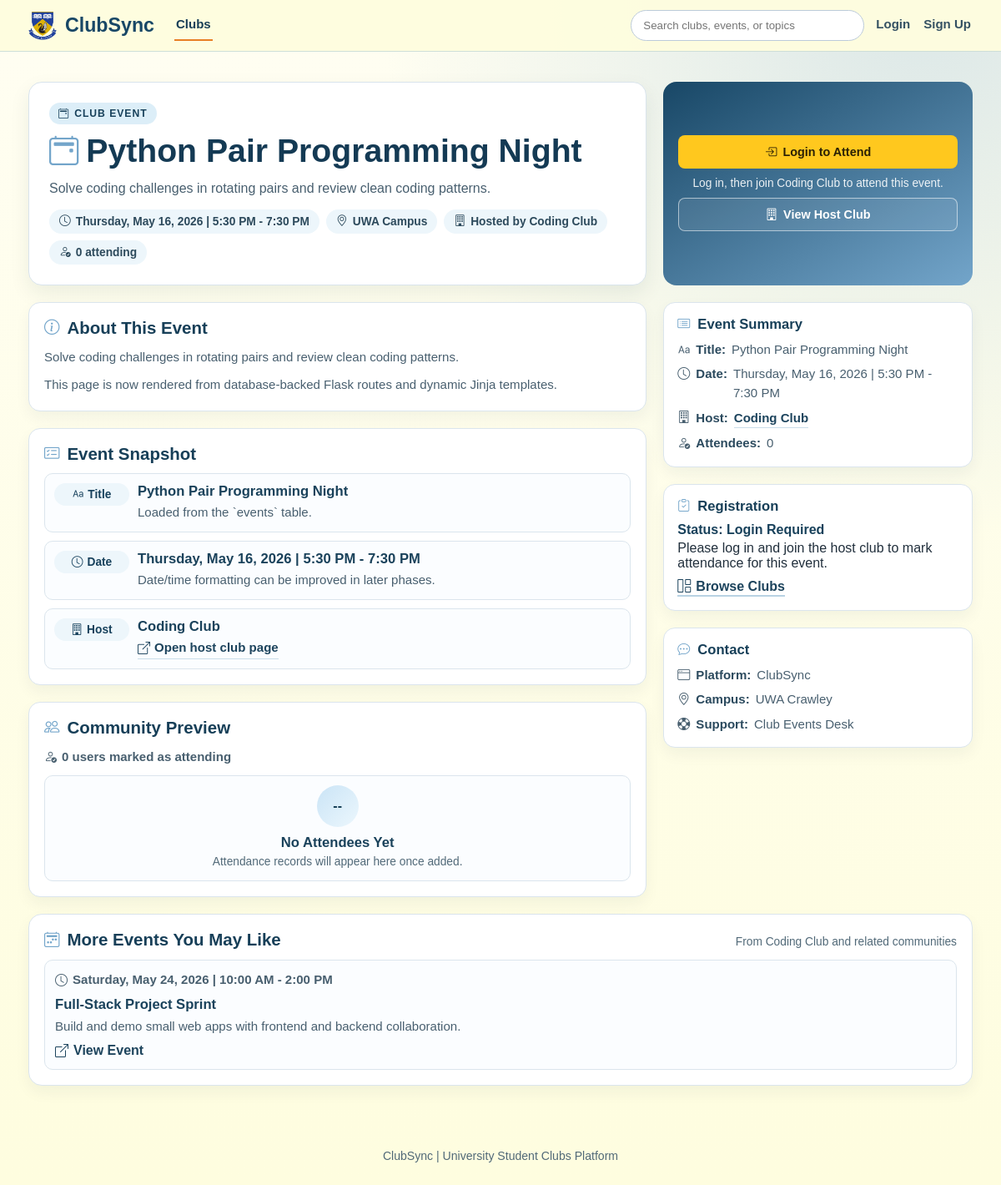
/events/4, run on an earlier commit of the app's database.
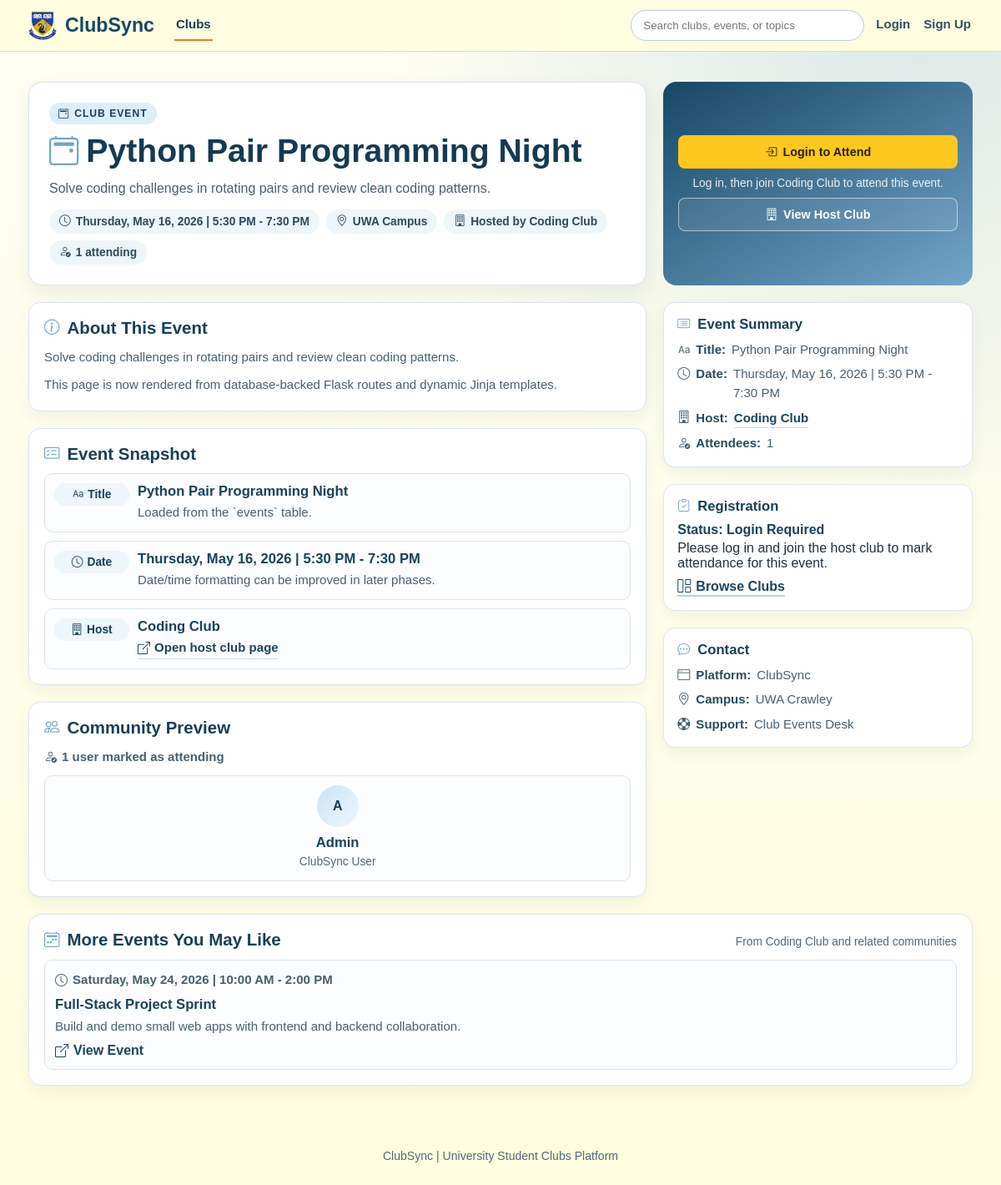
And on a later commit of the database.
### models/event.py (models this page shows)
class Event(db.Model):
    __tablename__ = "events"
    id = db.Column(db.Integer, primary_key=True)
    club_id = db.Column(db.Integer, db.ForeignKey("clubs.id"), nullable=False)
    title = db.Column(db.String(150), nullable=False)
    date = db.Column(db.String(50), nullable=False)
    description = db.Column(db.Text)
    attendances = db.relationship("Attendance", backref="event", cascade="all, delete")

### models/user.py (models this page shows)
class User(db.Model):
    __tablename__ = "users"
    id = db.Column(db.Integer, primary_key=True)
    name = db.Column(db.String(100), nullable=False)
    email = db.Column(db.String(120), unique=True, nullable=False)
    password_hash = db.Column(db.String(255), nullable=False)
    is_admin = db.Column(db.Boolean, default=False, nullable=False)
    memberships = db.relationship("Membership", backref="user", cascade="all, delete")
    attendances = db.relationship("Attendance", backref="user", cascade="all, delete")

### routes/clubs.py (the view, shortened to what this page needs)
@clubs_bp.route("/events/<int:event_id>")
def event_details(event_id):
    event = Event.query.get_or_404(event_id)
    attendees = sorted(
        (
            attendance.user
            for attendance in event.attendances
            if attendance.user is not None
        ),
        key=lambda user: user.name.lower(),
    )
    related_events = (
        Event.query.filter(Event.club_id == event.club_id, Event.id != event.id)
        .order_by(Event.id.asc())
        .limit(3)
        .all()
    )
    is_attending = False
    is_club_member = False
    current_user = _get_current_user()
    return render_template(
        "event.html",
        event=event,
        club=event.club,
        attendee_count=len(event.attendances),
        attendees=attendees,
        related_events=related_events,
        is_attending=is_attending,
        is_club_member=is_club_member,
    )

### app.py (called while the page is built)
@app.context_processor
def inject_navbar_access():
    user_id = session.get("user_id")
    user_is_admin = False
    if user_id:
        user = db.session.get(User, user_id)
        user_is_admin = bool(user and user.is_admin)
    return {
        "navbar_can_access_admin": bool(
            session.get("admin_logged_in") or user_is_admin
        )
    }

### routes/clubs.py (called while the page is built, shortened)
def _get_current_user():
    user_id = session.get("user_id")
    if not user_id:
        return None

### templates/event.html (shortened to what the changed rows need)
<!DOCTYPE html>
<html lang="en">
<head>
    <link rel="stylesheet" href="{{ url_for('static', filename='css/styles.css') }}">
    <link rel="stylesheet" href="https://cdn.jsdelivr.net/npm/bootstrap-icons@1.11.3/font/bootstrap-icons.min.css">
    <link rel="stylesheet" href="{{ url_for('static', filename='css/alerts.css') }}">
    <link rel="stylesheet" href="{{ url_for('static', filename='css/event.css') }}">
</head>
<body class="clubs-page event-page">
{% set active_page = 'event' %}
<main class="event-main">
    {% if event %}
        <section class="event-hero">
            <div class="event-hero-main">
                <p class="event-hero-type"><i class="bi bi-calendar2-event" aria-hidden="true"></i>Club Event</p>
                <h1><i class="bi bi-calendar2-event" aria-hidden="true"></i>{{ event.title }}</h1>
                <p class="event-hero-summary">
                    {{ event.description if event.description else 'This event does not have a description yet.' }}
                </p>
                <div class="event-hero-meta">
                    <span><i class="bi bi-clock" aria-hidden="true"></i>{{ event.date }}</span>
                    <span><i class="bi bi-geo-alt" aria-hidden="true"></i>UWA Campus</span>
                    {% if club %}
                        <a href="{{ url_for('clubs.club_details', club_id=club.id) }}" class="event-meta-link"><i class="bi bi-building" aria-hidden="true"></i>Hosted by {{ club.name }}</a>
                    {% endif %}
                    <span><i class="bi bi-person-check" aria-hidden="true"></i>{{ attendee_count }} attending</span>
                </div>
            </div>
            <div class="event-hero-actions">
                {% if session.get('user_id') %}
                    {% if is_attending %}
                        <form method="POST" action="{{ url_for('clubs.unattend_event', event_id=event.id) }}">
                            <input type="hidden" name="csrf_token" value="{{ csrf_token() }}">
                            <input type="hidden" name="next" value="{{ request.path }}">
                            <button type="submit" class="event-danger-action"><i class="bi bi-x-circle" aria-hidden="true"></i>Cancel Attendance</button>
                        </form>
                        <p class="event-action-note">You are currently marked as attending this event.</p>
                    {% elif is_club_member %}
                        <form method="POST" action="{{ url_for('clubs.attend_event', event_id=event.id) }}">
                            <input type="hidden" name="csrf_token" value="{{ csrf_token() }}">
                            <input type="hidden" name="next" value="{{ request.path }}">
                            <button type="submit" class="event-primary-action"><i class="bi bi-calendar-check" aria-hidden="true"></i>Attend Event</button>
                        </form>
                        <p class="event-action-note">Mark attendance to appear in the attendee list.</p>
                    {% elif club %}
                        <a href="{{ url_for('clubs.club_details', club_id=club.id) }}" class="event-primary-action"><i class="bi bi-person-plus" aria-hidden="true"></i>Join Club to Attend</a>
                        <p class="event-action-note">You need to join {{ club.name }} before attending this event.</p>
                    {% else %}
                        <p class="event-action-note">Joining the host club is required before attendance can be marked.</p>
                    {% endif %}
                {% else %}
                    <a href="{{ url_for('auth.login') }}" class="event-primary-action"><i class="bi bi-box-arrow-in-right" aria-hidden="true"></i>Login to Attend</a>
                    {% if club %}
                        <p class="event-action-note">Log in, then join {{ club.name }} to attend this event.</p>
                    {% else %}
                        <p class="event-action-note">Log in first to mark or cancel attendance.</p>
                    {% endif %}
                {% endif %}
                {% if club %}
                    <a href="{{ url_for('clubs.club_details', club_id=club.id) }}" class="event-secondary-action"><i class="bi bi-building" aria-hidden="true"></i>View Host Club</a>
                {% else %}
                    <a href="{{ url_for('clubs.clubs') }}" class="event-secondary-action"><i class="bi bi-grid-1x2" aria-hidden="true"></i>Browse Clubs</a>
                {% endif %}
            </div>
        </section>
        <div class="event-layout">
            <section class="event-content">
                <article class="event-section-card">
                    <h2><i class="bi bi-info-circle" aria-hidden="true"></i>About This Event</h2>
                    <p>{{ event.description if event.description else 'Event description is currently unavailable.' }}</p>
                    <p>This page is now rendered from database-backed Flask routes and dynamic Jinja templates.</p>
                </article>
                <article class="event-section-card">
                    <h2><i class="bi bi-card-checklist" aria-hidden="true"></i>Event Snapshot</h2>
                    <div class="event-agenda-list">
                        <div class="event-agenda-item">
                            <span class="event-agenda-time"><i class="bi bi-type" aria-hidden="true"></i>Title</span>
                            <div>
                                <h3>{{ event.title }}</h3>
                                <p>Loaded from the `events` table.</p>
                            </div>
                        </div>
                        <div class="event-agenda-item">
                            <span class="event-agenda-time"><i class="bi bi-clock" aria-hidden="true"></i>Date</span>
                            <div>
                                <h3>{{ event.date }}</h3>
                                <p>Date/time formatting can be improved in later phases.</p>
                            </div>
                        </div>
                        {% if club %}
                            <div class="event-agenda-item">
                                <span class="event-agenda-time"><i class="bi bi-building" aria-hidden="true"></i>Host</span>
                                <div>
                                    <h3>{{ club.name }}</h3>
                                    <p><a href="{{ url_for('clubs.club_details', club_id=club.id) }}" class="event-inline-link"><i class="bi bi-box-arrow-up-right" aria-hidden="true"></i>Open host club page</a></p>
                                </div>
                            </div>
                        {% endif %}
                    </div>
                </article>
                <article class="event-section-card">
                    <h2><i class="bi bi-people" aria-hidden="true"></i>Community Preview</h2>
                    <p class="event-attendees-count"><i class="bi bi-person-check" aria-hidden="true"></i>{{ attendee_count }} user{% if attendee_count != 1 %}s{% endif %} marked as attending</p>
                    <div class="event-attendee-grid">
                        {% if attendees %}
                            {% for attendee in attendees[:8] %}
                                {% set name_parts = attendee.name.split() %}
                                <div class="event-attendee-card">
                                    <div class="event-attendee-avatar">
                                        {{ ((name_parts[0][0] if name_parts else '?') ~ (name_parts[1][0] if name_parts|length > 1 else '')) | upper }}
                                    </div>
                                    <h3>{{ attendee.name }}</h3>
                                    <p>ClubSync User</p>
                                </div>
                            {% endfor %}
                        {% else %}
                            <div class="event-attendee-card">
                                <div class="event-attendee-avatar">--</div>
                                <h3>No Attendees Yet</h3>
                                <p>Attendance records will appear here once added.</p>
                            </div>
                        {% endif %}
                    </div>
                </article>
            </section>
            <aside class="event-sidebar">
                <section class="event-side-card">
                    <h2><i class="bi bi-card-list" aria-hidden="true"></i>Event Summary</h2>
                    <ul>
                        <li><i class="bi bi-type" aria-hidden="true"></i><strong>Title:</strong> {{ event.title }}</li>
                        <li><i class="bi bi-clock" aria-hidden="true"></i><strong>Date:</strong> {{ event.date }}</li>
                        {% if club %}
                            <li><i class="bi bi-building" aria-hidden="true"></i><strong>Host:</strong> <a href="{{ url_for('clubs.club_details', club_id=club.id) }}" class="event-inline-link">{{ club.name }}</a></li>
                        {% endif %}
                        <li><i class="bi bi-person-check" aria-hidden="true"></i><strong>Attendees:</strong> {{ attendee_count }}</li>
                    </ul>
                </section>
                <section class="event-side-card">
                    <h2><i class="bi bi-clipboard-check" aria-hidden="true"></i>Registration</h2>
                    {% if session.get('user_id') %}
                        {% if is_attending %}
                            <p class="event-side-highlight">Status: Attending</p>
                            <p>Your attendance is currently recorded for this event.</p>
                        {% elif is_club_member %}
                            <p class="event-side-highlight">Status: Not Attending Yet</p>
                            <p>Use the attend action above to mark attendance.</p>
                        {% elif club %}
                            <p class="event-side-highlight">Status: Club Membership Required</p>
                            <p>Join {{ club.name }} first, then return here to mark attendance.</p>
                            <a href="{{ url_for('clubs.club_details', club_id=club.id) }}" class="event-side-link"><i class="bi bi-building" aria-hidden="true"></i>Go to Host Club</a>
                        {% else %}
                            <p class="event-side-highlight">Status: Club Membership Required</p>
                            <p>Join the host club first, then return here to mark attendance.</p>
                        {% endif %}
                    {% else %}
                        <p class="event-side-highlight">Status: Login Required</p>
                        <p>Please log in and join the host club to mark attendance for this event.</p>
                    {% endif %}
                    <a href="{{ url_for('clubs.clubs') }}" class="event-side-link"><i class="bi bi-grid-1x2" aria-hidden="true"></i>Browse Clubs</a>
                </section>
                <section class="event-side-card">
                    <h2><i class="bi bi-chat-dots" aria-hidden="true"></i>Contact</h2>
                    <ul>
                        <li><i class="bi bi-window" aria-hidden="true"></i><strong>Platform:</strong> ClubSync</li>
                        <li><i class="bi bi-geo-alt" aria-hidden="true"></i><strong>Campus:</strong> UWA Crawley</li>
                        <li><i class="bi bi-life-preserver" aria-hidden="true"></i><strong>Support:</strong> Club Events Desk</li>
                    </ul>
                </section>
            </aside>
        </div>
        <section class="event-related">
            <div class="event-related-head">
                <h2><i class="bi bi-calendar2-week" aria-hidden="true"></i>More Events You May Like</h2>
                <p>{% if club %}From {{ club.name }} and related communities{% else %}From student clubs{% endif %}</p>
            </div>
            <div class="event-related-grid">
                {% if related_events %}
                    {% for related_event in related_events %}
                        <article class="event-related-card">
                        <p class="event-related-date"><i class="bi bi-clock" aria-hidden="true"></i>{{ related_event.date }}</p>
                            <h3>{{ related_event.title }}</h3>
                            <p>{{ related_event.description if related_event.description else 'No description available.' }}</p>
                            <a href="{{ url_for('clubs.event_details', event_id=related_event.id) }}"><i class="bi bi-box-arrow-up-right" aria-hidden="true"></i>View Event</a>
                        </article>
                    {% endfor %}
                {% endif %}
            </div>
        </section>
    {% endif %}
</main>
</body>
</html>

What changed in the data, as far as the page shows it:
now on this page (row edited): User: name "A", name "Admin"
Also different on the page:
{{ attendee_count }}: "0" → "1"
text no longer shown: "s -- No Attendees Yet Attendance records will appear here once added."
